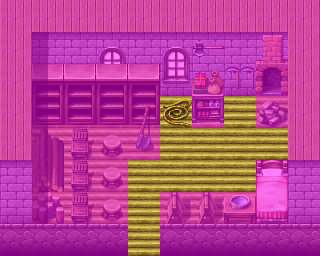

The image is a tile-based game level rendered from a .tmx file. Its description and source (layers, tilesets, objects; grid data summarised) follow:
An orthogonal 10x8 tile map with 32x32 px tiles, 4 tile layers (Ground, Objects, Above, Walkable), 12 tilesets and 2 objects (mapchange, spawn).

<map version="1.0" orientation="orthogonal" width="10" height="8" tilewidth="32" tileheight="32">
    <tileset firstgid="1" name="map_20" tilewidth="32" tileheight="32">
        <image source="../drawable/map_20.png" />
    </tileset>
    <tileset firstgid="65" name="map_7" tilewidth="32" tileheight="32">
        <image source="../drawable/map_7.png" />
    </tileset>
    <tileset firstgid="129" name="map_5" tilewidth="32" tileheight="32">
        <image source="../drawable/map_5.png" />
    </tileset>
    <tileset firstgid="193" name="map_18" tilewidth="32" tileheight="32">
        <image source="../drawable/map_18.png" />
    </tileset>
    <tileset firstgid="257" name="map_17" tilewidth="32" tileheight="32">
        <image source="../drawable/map_17.png" />
    </tileset>
    <tileset firstgid="321" name="map_10" tilewidth="32" tileheight="32">
        <image source="../drawable/map_10.png" />
    </tileset>
    <tileset firstgid="385" name="map_12" tilewidth="32" tileheight="32">
        <image source="../drawable/map_12.png" />
    </tileset>
    <tileset firstgid="449" name="map_8" tilewidth="32" tileheight="32">
        <image source="../drawable/map_8.png" />
    </tileset>
    <tileset firstgid="513" name="map_19" tilewidth="32" tileheight="32">
        <image source="../drawable/map_19.png" />
    </tileset>
    <tileset firstgid="577" name="map_15" tilewidth="32" tileheight="32">
        <image source="../drawable/map_15.png" />
    </tileset>
    <tileset firstgid="641" name="map_0" tilewidth="32" tileheight="32">
        <image source="../drawable/map_0.png" />
    </tileset>
    <tileset firstgid="705" name="map_2" tilewidth="32" tileheight="32">
        <image source="../drawable/map_2.png" />
    </tileset>
    <layer name="Ground" width="10" height="8">
        <data>[80 cells, 80 non-empty, 5 distinct tile ids]</data>
    </layer>
    <layer name="Objects" width="10" height="8">
        <data>[80 cells, 33 non-empty, 21 distinct tile ids]</data>
    </layer>
    <layer name="Above" width="10" height="8">
        <data>[80 cells, 8 non-empty, 3 distinct tile ids]</data>
    </layer>
    <layer name="Walkable" width="10" height="8">
        <data>[80 cells, 68 non-empty, 1 distinct tile ids]</data>
    </layer>
    <objectgroup name="Mapevents">
        <object name="entrance" type="mapchange" x="128" y="224" width="32" height="32">
            <properties>
                <property name="map" value="brimhaven2" />
                <property name="place" value="woodcutter" />
            </properties>
        </object>
    </objectgroup>
    <objectgroup name="Spawn">
        <object name="owner" type="spawn" x="160" y="96" width="128" height="96">
            <properties>
                <property name="spawngroup" value="brv_woodcraftsman" />
            </properties>
        </object>
    </objectgroup>
    <objectgroup name="Keys" visible="0" />
</map>
